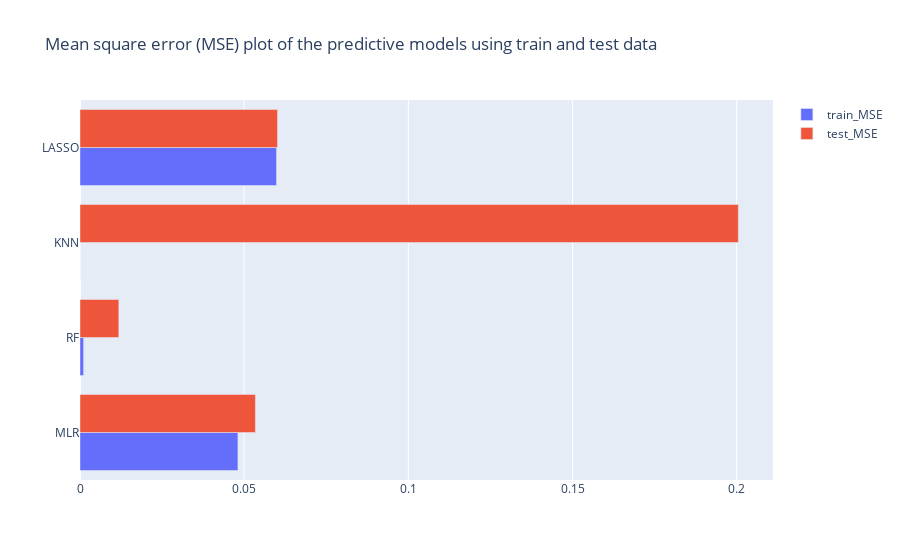

The cell this chart's notebook holds for it:
### Code cell
y=['MLR', 'RF', 'KNN', 'LASSO'] 
x1= mean_Model.loc['train_MSE']
x2= mean_Model.loc['test_MSE']

trace1 = go.Bar(y=y, x=x1, name='train_MSE', orientation='h')
trace2 = go.Bar(y=y, x=x2, name='test_MSE', orientation='h')

data = [trace1, trace2]

layout = go.Layout(barmode='group', title='Mean square error (MSE) plot of the predictive models using train and test data')

fig = go.Figure(data=data, layout=layout)
fig.show()

### Figure 1 — Plotly figure (JSON) as saved in the notebook; plotly's stock layout.template omitted (floating-point values rounded to 4 significant figures)
{"data": [{"name": "train_MSE", "orientation": "h", "type": "bar", "x": [0.0481, 0.001089, 4.644e-16, 0.05986], "y": ["MLR", "RF", "KNN", "LASSO"]}, {"name": "test_MSE", "orientation": "h", "type": "bar", "x": [0.05342, 0.01183, 0.2005, 0.06017], "y": ["MLR", "RF", "KNN", "LASSO"]}], "layout": {"barmode": "group", "title": {"text": "Mean square error (MSE) plot of the predictive models using train and test data"}}}
